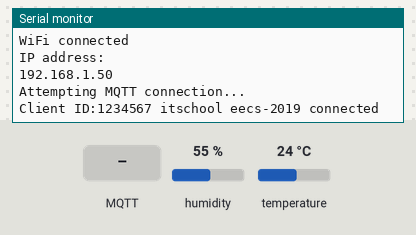
Recording of a sketch running on a simulated ESP8266 (NodeMCU). Parts: the last lines printed to the serial monitor. Inputs (shaded band) come from the test bench; at power-on: humidity 55 %, temperature 24 °C. WiFi joins after 1.5 s; servers stay silent unless stated; no MQTT or app messages arrive unless stated.

Above: at 2.7 s.
2.8 s: MQTT message "1" arrives on the first subscribed topic
At 4.1 s:
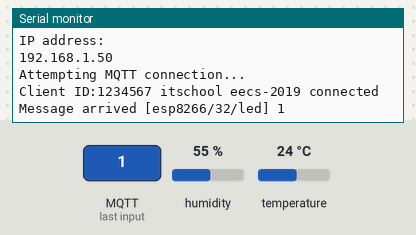
8.2 s: MQTT message "on" arrives on the first subscribed topic
At 9.3 s:
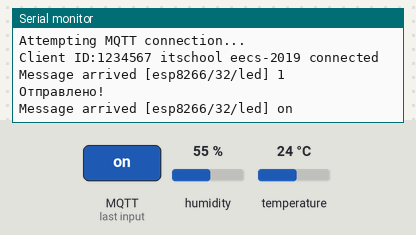
9.7 s: MQTT message "off" arrives on the first subscribed topic
At 10.6 s:
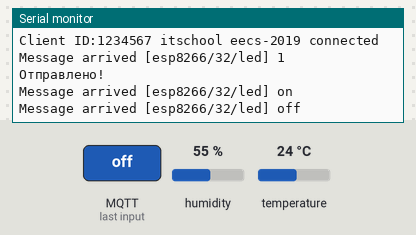
11.2 s: MQTT message "1" arrives on the second subscribed topic
At 11.7 s:
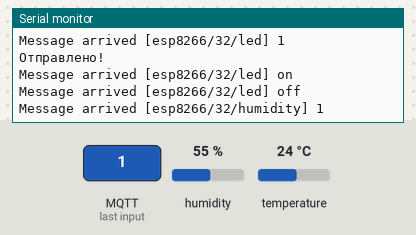
12.7 s: MQTT message "on" arrives on the second subscribed topic
At 13.9 s:
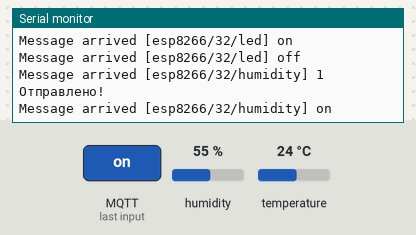
14.2 s: MQTT message "off" arrives on the second subscribed topic
At 15.1 s:
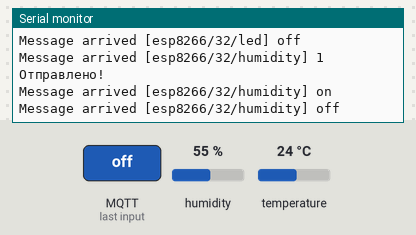

The sketch:

mqtt-meteostation-DHT11-.ino
```cpp
#include <ESP8266WiFi.h>
#include <PubSubClient.h>
#include "config.h"
#include <DHT.h>
#include <DHT_U.h>
#include <ArduinoJson.h>

WiFiClient espClient;
PubSubClient client(espClient);
String clientId = String(ESP.getChipId());

#define DHTPIN D2     // Digital pin connected to the DHT sensor
#define DHTTYPE    DHT11
DHT dht(DHTPIN, DHTTYPE);


int  delayMS = 10000;
long lastMsg = 0;
int  value = 0;        // Переменная для формирования публикуемого сообщения

// Функция обработки входящих сообщений
void callback(char* topic, byte* payload, unsigned int length) {
  // Печать информации о полученном сообщенийй
  Serial.print("Message arrived [");
  Serial.print(topic);
  Serial.print("] ");

  for (int i = 0; i < length; i++) {
    Serial.print((char)payload[i]);

  }
  Serial.println();
}


void setup() {

  Serial.begin(115200);
  Serial.setTimeout(2000);
  setup_wifi();
  client.setServer(mqtt_server, mqtt_port);
  client.setCallback(callback);


  // DHT11
 // sensor_t sensor;
 // dht.begin();
 // dht.temperature().getSensor(&sensor);
 // dht.humidity().getSensor(&sensor);
}


void report(double humidity, double tempC) {
  StaticJsonBuffer<500> jsonBuffer;
  JsonObject& root = jsonBuffer.createObject();
  root["humidity"] = humidity;
  root["tempC"] = tempC;
  char payload[256];
  root.printTo(payload, sizeof(payload));
  char* s = payload;
  client.publish("esp8266/32/led", s);
  Serial.println("Отправлено!");
}

int timeSinceLastRead = 0;


void loop() {
  if (!client.connected()) {
    reconnect();
  }


 if(timeSinceLastRead > 5000) {

    float h = dht.readHumidity();
    float t = dht.readTemperature();

    if (isnan(h) || isnan(t)) {
      Serial.println("Данных нет! Останавливаем цикл и запускаем по новой");
      timeSinceLastRead = 0;
      return;
    }

    report(h, t); // Функция отправки данных

    timeSinceLastRead = 0;
  }

  delay(100);
  timeSinceLastRead += 100;


  client.loop();


}
```

functions.ino
```cpp
// Функция установления соединения по WiFi
void setup_wifi() {
  delay(10);
  Serial.println();
  Serial.print(F("Connecting to "));
  Serial.println(wifi_ssid);
  Serial.println(wifi_pass);
  WiFi.begin(wifi_ssid, wifi_pass);
  while (WiFi.status() != WL_CONNECTED) {
    delay(500);
    Serial.println(F("NOT"));
    //WiFi.printDiag(Serial);
  }

  randomSeed(micros());

  Serial.println("");
  Serial.println(F("WiFi connected"));
  Serial.println(F("IP address: "));
  Serial.println(WiFi.localIP());
}


// Функция установления подключения к MQTT брокеру
void reconnect() {
  while (!client.connected()) {
    Serial.println(F("Attempting MQTT connection..."));
    Serial.print(F("Client ID:"));
    Serial.print(clientId);
    Serial.print(F(" "));
    Serial.print(mqtt_login);
    Serial.print(F(" "));
    Serial.print(mqtt_pass);
    Serial.print(F(" "));
    if (client.connect(clientId.c_str(), mqtt_login, mqtt_pass)) {
      Serial.println(F("connected"));

      // Публикация сообщения с идентификаторм клиента в топик, заданный значением 'mqtt_topic_status'
      client.publish(mqtt_topic_status, clientId.c_str());

      // Подписка на сообщения в топике, заданном значением mqtt_topic_in
      client.subscribe(mqtt_topic_in);
      client.subscribe(humidity_topic);
      // Если нужно подписаться на несколько топиков, то для каждого из них вызываем client.subscribe()
    } else {
      Serial.print(F("failed, rc="));
      Serial.print(client.state());
      Serial.println(F("try again in 5 seconds"));
      delay(5000);
    }
  }
}
```

config.h
```cpp
// Настройки WiFi
#define wifi_ssid     "EVM804"
#define wifi_pass     "00230101"

// Сервер MQTT
#define mqtt_server   "37.75.251.18"
#define mqtt_port     1883
#define mqtt_login    "itschool"
#define mqtt_pass     "eecs-2019"

// MQTT топики
#define mqtt_topic_status  "esp8266/32/status"
#define mqtt_topic_out     "esp8266/32/heartbeat"
#define mqtt_topic_in      "esp8266/32/led"
#define humidity_topic "esp8266/32/humidity"
#define temperature_celsius_topic "esp8266/32/temperature_celsius"
```

Measured:
- after the input at 2.8 s, the serial monitor: prints a new line after 0.07 s (image 1)
- after the input at 8.2 s, the serial monitor: prints a new line at once (image 2)
- after the input at 9.7 s, the serial monitor: prints a new line at once (image 3)
- after the input at 11.2 s, the serial monitor: prints a new line at once (image 4)
- after the input at 12.7 s, the serial monitor: prints a new line at once (image 5)
- after the input at 14.2 s, the serial monitor: prints a new line at once (image 6)
